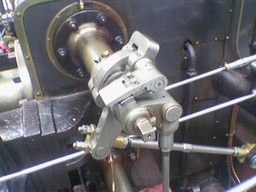
#> input picture valve.png, 256 x 192 px, shrunk from 640 x 480 before the run
$ jupyter execute --allow-errors VIC_1.ipynb   (shell and % lines are left out)   (older library calls are emulated)
#> lines starting #> are read from the running program, lines starting #| are printed output that depends on the picture
[cell 1]
from __future__ import print_function
import cv2
import numpy as np
import image
import matplotlib.pyplot as plt
import matplotlib.cm as cm
from scipy import signal
import random

## 1. The Canny edge detector

For the first problem, we will implement our own Canny edge detector. Recall that the Canny edge detector consists of the following steps:
* Smoothing the image using a Gaussian filter
* Computing the gradient of the image&mdash;magnitude and direction&mdash;using the Sobel operator
* Non-maximum suppression using the gradient's magnitude and direction
* Double thresholding
* Edge connectivity using hysterisis

#### 1.A Smoothing

This standard smoothing operation can be implemented using the `gaussian_filter` function found in `sklearn.ndimage`.
Alternatively, you can use the following Gaussian filter:

`G = np.array([[2, 4,  5,  2,  2],
               [4, 9,  12, 9,  4],
               [5, 12, 15, 12, 5],
               [4, 9,  12, 9,  4],
               [2, 4,  5,  4,  2]]) / 156;`

#### 1.B Gradients

Use the Sobel operators to compute $g_x$ and $g_y$. The magnitude and direction of the gradient can be computed as
$\sqrt{g_x^2 + g_y^2}$, and $\arctan\left(\frac{g_y}{g_x}\right)$

#### 1.C Non-maximum suppression

We will take a simplistic approach to non-maximum suppression. First, we quantise the gradient directions into four values&mdash;$0$, $\frac{\pi}{4}$, $\frac{\pi}{2}$, and $\frac{3\pi}{4}$. Next, we suppress gradients at all points that are not greater than the two neighbours found when moving in the direction perpendicular to the edge.

#### 1.D Double thresholding

Double thresholding can be implemented by fixing two thresholds, `lo` and `hi`. Accordingly, we will have two *levels* of gradient magnitudes&mdash;*weak* and *strong*. Pixels where the magnitude of the gradient is greater than high will be designated *strong* points, while those where it lies between `lo` and `high` will be designated *weak*.

#### 1.E Edge connectivity

Finally, we decide on edge connectivity as follows:
* All pixels with strong gradients belong to edges, termed *definite edges*.
* All pixels with weak gradients belong to edges only if they are connected to definite edges.

Given below is a template for the Canny edge detector. Your task is to complete this function, and write any supporting functions necessary. You are, of course, free to diverge from this template, if you so wish.

[cell 2]
def convolution2d(image, kernel, bias):
    m, n = kernel.shape
    if (m == n):
        y, x = image.shape
        y = y - m + 1
        x = x - m + 1
        new_image = np.zeros((y,x))
        for i in range(y):
            for j in range(x):
                new_image[i][j] = np.sum(image[i:i+m, j:j+m]*kernel) + bias
    return new_image

[cell 3]
def gaussian_smoothing(img):

    G = np.array([[2, 4,  5,  2,  2],
               [4, 9,  12, 9,  4],
               [5, 12, 15, 12, 5],
               [4, 9,  12, 9,  4],
               [2, 4,  5,  4,  2]]) / 156;

    img_out= convolution2d(img,G,0)

    return(img_out)

[cell 4]
original   = cv2.imread('valve.png')
#> original is the input picture: shape (192, 256, 3); mean B, G, R 108.9, 104.8, 106.3
original   = cv2.cvtColor(original, cv2.COLOR_RGB2GRAY)
#> original: shape (192, 256)

smoothed=gaussian_smoothing(original)

plt.figure(figsize=(12,6))

plt.subplot(1, 2, 1)
plt.imshow(original, cmap='gray')
plt.axis('off')
plt.title('Original')

plt.subplot(1, 2, 2)
plt.imshow(smoothed, cmap='gray')
plt.axis('off')
plt.title('Smoothed')

plt.show()

[cell 5]
def gradient(img):

    ##Sobel operator kernels.
    kernel_x = np.array([[-1, 0, 1],[-2, 0, 2],[-1, 0, 1]])
    kernel_y = np.array([[1, 2, 1], [0, 0, 0], [-1, -2, -1]])

    g_x=convolution2d(img,kernel_x,0)
    g_y=convolution2d(img,kernel_y,0)


    # Compute magnitude and direction
    magnitude = np.sqrt(g_x**2 + g_y**2)
    direction = np.arctan2(g_y, g_x)

    return magnitude, direction

[cell 6]
def non_maximum_suppression(g_magnitude, g_dir):

    g_magnitude_max = np.zeros(g_magnitude.shape)

    # A padding to avoid issues with borders when moving around the picture
    g_magnitude_pad = np.pad(g_magnitude, 1, mode='constant')


    directions = [0, np.pi/4, np.pi/2, np.pi*3/4, np.pi, np.pi*(-3/4), np.pi*(-1/2), np.pi*(-1/4), -np.pi]

    height, width = g_dir.shape


    #Searching the nearest direction among the list above
    for x in range(height):
        for y in range(width):

            min_dist=np.pi/4

            for direction in directions:
                dist_direct=np.abs(direction-g_dir[x, y])
                if dist_direct<min_dist:
                    min_direct=dist_direct
                    best_dir= direction


            delta_x = 0
            delta_y = 0
            move=1
            if best_dir in [0,np.pi,-np.pi]:
                delta_x=0
                delta_y=1
                move=1
            elif best_dir in [np.pi/4, np.pi*(-3/4), np.pi/2, np.pi*(-1/2)]:
                delta_x=1
                delta_y=1
                move=1
            else:
                delta_x=1
                delta_y=1
                move=-1

            if g_magnitude[x, y] >= max(g_magnitude_pad[x+1+delta_x, y+1+delta_y*move],g_magnitude_pad[x+1-delta_x, y+1-delta_y*move]):
                g_magnitude_max[x, y] = g_magnitude[x, y]

    return g_magnitude_max

[cell 7]
def double_thresholding(g_max,thresh_lo=0.1, thresh_hi=0.2):
    #if greater than hi assign "definite, if between high and low assign weak, assign null otherwise"
    threshold = np.where(g_max > thresh_hi, 'definite', np.where(g_max > thresh_lo, 'weak', 'null'))
    return threshold

[cell 8]
def connectivity(thresh_img):

    edge = np.zeros(thresh_img.shape)
    edge_pad = np.pad(edge, 1, mode='constant')
    height, width = thresh_img.shape

    for x in range(height):
        for y in range(width):
            if thresh_img[x, y] == 'definite':
                edge[x, y] = 1
            elif thresh_img[x, y] == 'weak':
                neighbours=[]
                moves=[[-1,0],[1,0],[-1,1],[1,1],[-1,-1],[1,-1],[0,1],[0,-1]]

                # If weak, search for a definite neighbour
                for move in moves:
                    neighbours.append(edge_pad[x+1+move[0], y+1+move[1]])
                if 'definite' in neighbours:
                    edge[x, y] = 1
    return edge

[cell 9]
def canny_edge_detector(img, thresh_lo=0.1, thresh_hi=0.2):
    """
    The Canny edge detector.

    Inputs:
        img              The input image
        thresh_lo        The fraction of the maximum gradient magnitude which will
                         be considered the lo threshold.
        thresh_hi        The fraction of the maximum gradient magnitude which will
                         be considered the hi threshold. Ideally should be 2x to 3x
                         thresh_lo.

    Outputs:
        edge_img         A binary image, with pixels lying on edges marked with a 1,
                         and others with a 0.
    """

    print("smoothing")

    # Smooth the image first.
    smoothed             = gaussian_smoothing(img)

    print("gradients")
    # Find gradient magnitude and direction
    g_magnitude, g_dir   = gradient(smoothed)

    print("non max suppression")
    # Non-maximum suppression
    g_max                = non_maximum_suppression(g_magnitude, g_dir)

    print("double thresholding")
    # Double thresholding
    thresh_img           = double_thresholding(g_max,thresh_lo=0.1, thresh_hi=0.2)

    print("connectivity")
    # Final edge connectivity
    edge_img             = connectivity(thresh_img)

    # Return the result
    return edge_img

Now test the code on a sample image&mdash;

[cell 10]
img   = cv2.imread('valve.png')
img   = cv2.cvtColor(img, cv2.COLOR_RGB2GRAY)/255

edges = canny_edge_detector(img)
#> call 4 of convolution2d, with kernel = array of shape (3, 3), bias = 0
#> after the loop in convolution2d (call 4), `for i in range(y):`:
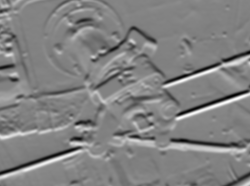
#> new_image: shape (186, 250) float64; min -1.55, max 1.49, mean 0.00192; drawn with min black and max white
#> in connectivity, `edge_pad = np.pad(edge, 1, mode='constant')`: edge: shape (186, 250) float64; every value is 0
#> after the loop in connectivity, `for x in range(height):`:
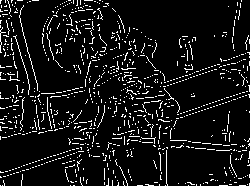
#> edge: shape (186, 250) float64; values 0 (black) and 1 (white), 8.2% white in thin lines or dots

plt.figure(figsize=(12,6))

plt.subplot(1, 2, 1)
plt.imshow(img, cmap="gray")
plt.axis('off')
plt.title('Original')

plt.subplot(1, 2, 2)
plt.imshow(edges, cmap="gray")
plt.axis('off')
plt.title('Found edges')

plt.show()

## 2. Stitching two images

For this problem, you are given two images&mdash;`left.png` and `right.png`, which were extracted from a bigger image. All we know is that `left.png` lies to the left and a bit above of `right.png`, and there is an overlapping region between the two. Your task will be to *stitch* these images together so that you can form a bigger image out of two smaller images.

Let us load the images first.

[cell 11]
left_img   = cv2.imread('left.png')
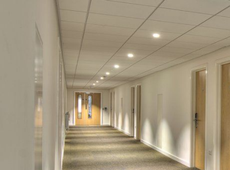
#> input picture left.png, 230 x 170 px, shrunk from 575 x 425 before the run
#> left_img is the input picture: shape (170, 230, 3); mean B, G, R 125.8, 149.9, 163.2
left_img   = cv2.cvtColor(left_img, cv2.COLOR_RGB2GRAY)
#> left_img: shape (170, 230)

right_img  = cv2.imread('right.png')
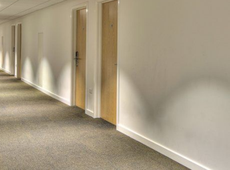
#> input picture right.png, 230 x 170 px, shrunk from 575 x 425 before the run
#> right_img is the input picture: shape (170, 230, 3); mean B, G, R 131.2, 154.2, 167
right_img  = cv2.cvtColor(right_img, cv2.COLOR_RGB2GRAY)
#> right_img: shape (170, 230)

plt.figure(figsize=(12,6))

plt.subplot(1, 2, 1)
plt.imshow(left_img, cmap='gray')
plt.axis('off')
plt.title('Left')

plt.subplot(1, 2, 2)
plt.imshow(right_img, cmap='gray')
plt.axis('off')
plt.title('Right')

plt.show()

[cell 12]
def harris_corner_detector(img, thresh = 10e14, mask_size = 6, k = 0.04, kernel_size = 5, border = None):
    """
    Performs Harris corner detection on an image
    Parameters:
        ## INPUT
        - img (np.ndarray): Image on which we wish to detect corners

        ## HARRIS
        - thresh (float): On sait pas trop ce qu'est ce sale FDP
        - k (float): Harris corner constant. Usually 0.04 - 0.06
        - mask_size (int): Mask size of the detector

        ## SOBEL
        - kernel_size (int): Size of the sobel kernel
        - border (None or cv2.BORDER_***): border for the Sobel filter
    Output:
    - List of corners (x, y, r)
    """
    # SOBEL OPERATOR

    ## Adjusting the border for the Sobel kernel
    if border is not None: border = cv2.borderInterpolate(0, 1, border)
    else: border = cv2.BORDER_DEFAULT

    ## Compute gradients with border
    ix = cv2.Sobel(img,cv2.CV_64F, 1, 0, ksize=kernel_size, borderType=border)
    iy = cv2.Sobel(img,cv2.CV_64F, 0, 1, ksize=kernel_size, borderType=border)
    ixx = ix**2
    ixy = ix*iy
    iyy = iy**2

    # HARRIS CORNER DETECTOR

    ## Useful variables
    corners = np.zeros((img.shape))
    offset = int(mask_size/2)

    ## Iterate over values
    for x in range(offset, img.shape[0]-offset):
        for y in range(offset, img.shape[1]-offset):

            # Calculate sum of squares
            Sxx = ixx[x-offset:x+offset+1, y-offset:y+offset+1].sum()
            Sxy = ixy[x-offset:x+offset+1, y-offset:y+offset+1].sum()
            Syy = iyy[x-offset:x+offset+1, y-offset:y+offset+1].sum()

            # Find determinant and trace
            det = (Sxx * Syy) - (Sxy**2)
            trace = Sxx + Syy
            r = det - k*(trace**2)

            # If corner response is over threshold, add it to the corner list
            if r > thresh: corners[x, y] = r

    return corners

[cell 13]
# Harris corner
corners = harris_corner_detector(left_img, thresh = 0.5*10e9, mask_size = 6, k = 0.05, kernel_size = 3, border = None)

# Plot to verify results and experiment
plt.figure(figsize=(12,6))
plt.subplot(1, 2, 1)
plt.imshow(left_img, cmap='gray')
plt.imshow(np.ma.masked_where(corners == 0, corners), cmap=cm.jet, interpolation='none')
#plt.plot(x_coord, y_coord, "o")
plt.axis('off')
plt.title('Left')

We will try to solve this problem using the Harris corner detector and the RANdom SAmple Consensus (RANSAC) algorithm.

The steps are the following&mdash;
* Find corner points in both images using the Harris corner detector.
* Choose a random pair of points&mdash;one from the left image, and the other from the right.
* We will assume that this pair represents the same location in the scene in both images. This gives a translation vector, so the we can superimpose this point in the right image onto the left image.
* The translation gives us an overlapping region, which can be given a similarity score.
* If we keep choosing this pair of points randomly, we can keep improving our similarity score until we have found the best match.

Your task now is the complete the following code.

[cell 14]
def find_random_pair(corners_left, corners_right):
    """
    Find a random pair of corners (c_left, c_right) from the corners of the image.
    Parameters:
    - corners_left (): Corner matrix of left image (from harris_detector)
    - corners_right (): Corner matrix of right image (from harris_detector)
    Output:
    - c_left, c_right: Randomly selected 2D corners (one for each image)
    """
    # Retrive non-zero indices
    idxs_right = np.argwhere(corners_right != 0)
    idxs_left = np.argwhere(corners_left != 0)

    # Creating random indices
    x = np.random.choice(len(idxs_right), size = 1)
    y = np.random.choice(len(idxs_left), size = 1)

    return(idxs_left[y].flatten(), idxs_right[x].flatten())

def find_translation_vector(c_left, c_right):
    """
    Compute the translation vector from left to right.
    Parameters:
    - c_left: Left corner (from find_random_pair)
    - c_right: Right corner (from find_random_pair)
    """
    x = c_left[1] - c_right[1]
    y = c_left[0] - c_right[0]
    return(np.array([x, y]))

def compute_error(translation_vector, left_img, right_img):
    """
    For two images left_img and right, and a pair or corners (c_left, c_right), this function computes the
    error between the intersection of the images when the corners are aligned.
    """
    # USEFUL QUANTITIES

    ## Image dimensions
    height, width = left_img.shape

    ## Maximum possible error
    max_error = 255 * width * height

    ## Translation coordinates
    x_trans, y_trans = translation_vector[0], translation_vector[1]

    # CASE BY CASE SOLUTION
    if x_trans <= 0 or y_trans <= 0:
        """
        Case 0: This corresponds to the case is in the wrong direction for our two images.
        """
        return(max_error, np.zeros((1, 1)), np.zeros((1, 1)))

    else:
        """
        Case 1: The right image is below the left one
        """
        cropped_left=left_img[y_trans:,x_trans:]
        cropped_right=right_img[:height-y_trans, :width-x_trans]

    # Compute error
    error = np.abs(cropped_left - cropped_right).mean()

    return(error, cropped_left, cropped_right)

def stitch(left_img, right_img, translation_vector):
    """
    Stitch two images based on a translation vector
    Parameters:
    - left (np.ndarray): Right image
    - right (np.ndarray): Right image
    - translation_vector (np.ndarray): 2D translation vector (from find_translation_vector)
    Output:
    - result_img (np.ndarray): Stitched image of left_img and right_img
    """
    # Useful variables
    height, width = left_img.shape
    x_trans, y_trans = translation_vector[0], translation_vector[1]

    # Initialize stitched image
    result_img = np.zeros((int(1.6*height), int(1.6*width)))


    # Add left and right image to the resulting image
    result_img[0:height, 0:width] = left_img
    result_img[y_trans : height + y_trans, x_trans : width + x_trans] = right_img

    # Plot
    plt.figure(figsize=(15,9))
    plt.imshow(result_img)
    plt.axis('off')
    plt.title('Stitched images')
    return(result_img)

[cell 15]
# Left right bitch
corners_left  = harris_corner_detector(left_img, 10e10, mask_size = 6)
corners_right = harris_corner_detector(right_img, 10e10, mask_size = 6)
#> call 3 of harris_corner_detector, with thresh = 1e+11, mask_size = 6, k = 0.04, kernel_size = 5
#> in harris_corner_detector (call 3), `ix = cv2.Sobel(img,cv2.CV_64F, 1, 0, ksize=kernel_size, borderType=bor..`:
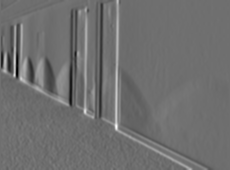
#> ix: shape (170, 230) float64; min -5115, max 6594, mean 3.2; drawn with min black and max white
#> in harris_corner_detector (call 3), `iy = cv2.Sobel(img,cv2.CV_64F, 0, 1, ksize=kernel_size, borderType=bor..`:
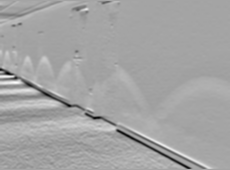
#> iy: shape (170, 230) float64; min -5266, max 2906, mean 2.5; drawn with min black and max white
#> after the loop in harris_corner_detector (call 3), `for x in range(offset, img.shape[0]-offset):`:
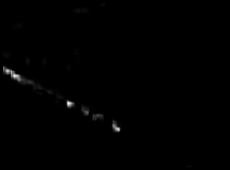
#> corners: shape (170, 230) float64; min 0, max 5.3e+16, mean 2.16e+14; drawn with min black and max white

[cell 16]
def stitch_images_full(left, right, max_tries = 50000, plot_progress = True):
    """

    """
    # Initialize some variables
    best_error = 255*left.shape[0]*left.shape[1]
    best_translation = None

    # Iteration
    for n_try in range(max_tries):

        # Choose two points randomly
        c_left, c_right  = find_random_pair(corners_left, corners_right)

        # Get translation vector
        translation_vector = find_translation_vector(c_left, c_right)

        # Compute resulting error.
        this_error, cropped_left, cropped_right = compute_error(translation_vector, left_img, right_img)

        # Cheating a bit
        cropped_dim_condition = cropped_left.shape[0] > 200 and cropped_left.shape[1] > 200

        if this_error < best_error and cropped_dim_condition:

            # Update error and translation_vector
            best_error   = this_error
            best_translation   = translation_vector

            # Verbose
            if plot_progress:
                print('Iteration : ' + str(n_try))
                print('- Error : ' + str(best_error))
                print('- Translation vector :' + str(best_translation))

                plt.figure(figsize=(12,6))

                plt.subplot(2, 2, 1)
                plt.imshow(left_img, cmap='gray')
                plt.plot(c_left[1], c_left[0], "o")
                plt.axis('off')
                plt.title('Left image with corners')

                plt.subplot(2, 2, 2)
                plt.imshow(right_img, cmap='gray')
                plt.plot(c_right[1], c_right[0], "o")
                plt.axis('off')
                plt.title('Right image with corners')

                plt.subplot(2, 2, 3)
                plt.imshow(cropped_left, cmap='gray')
                plt.axis('off')
                plt.title('Cropped left image')

                plt.subplot(2, 2, 4)
                plt.imshow(cropped_right, cmap='gray')
                plt.axis('off')
                plt.title('Cropped right image')

                plt.show()

    result_img = stitch(left_img, right_img, best_translation)

    return(result_img)

#> (a cell that did not finish here is left out)

#> the loop in stitch_images_full, `for n_try in range(max_tries):` made 50000 passes
#> (c_left, c_right, x_trans in compute_error, y_trans in compute_error, this_error) on passes 2, 4, 5: ([62, 106], [151, 33], 73, -89, 9970500), ([73, 67], [137, 59], 8, -64, 9970500), ([104, 151], [120, 93], 58, -16, 9970500)
#> pass 1, in compute_error, `cropped_left=left_img[y_trans:,x_trans:]`:
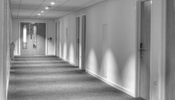
#> cropped_left: shape (100, 175); min 29, max 255, mean 143.4
#> pass 1, in compute_error, `cropped_right=right_img[:height-y_trans, :width-x_trans]`:
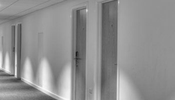
#> cropped_right: shape (100, 175); min 23, max 250, mean 144.2
#> pass 3, in compute_error (call 3), `cropped_right=right_img[:height-y_trans, :width-x_trans]`:
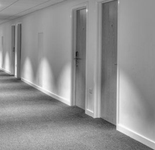
#> cropped_right: shape (150, 155); min 23, max 251, mean 145.4
